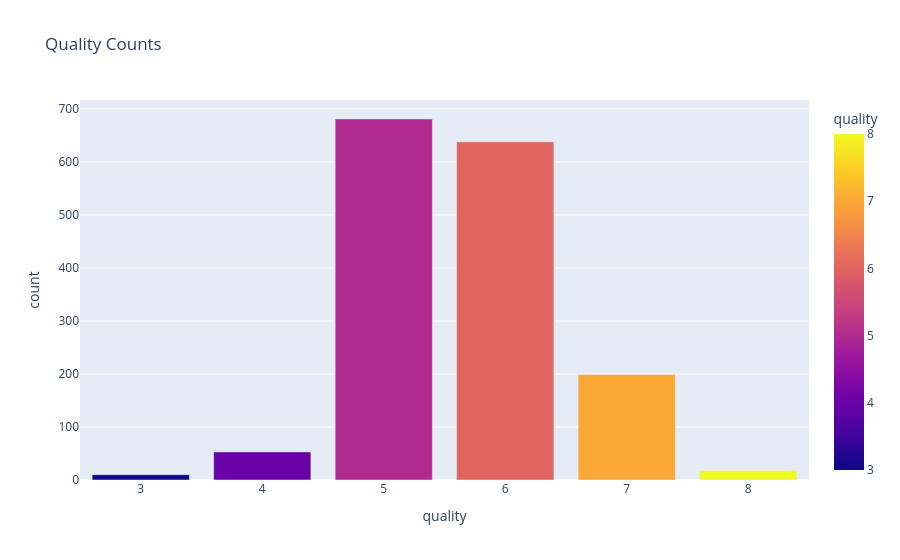

Source (notebook cell):
### Code cell
import plotly.express as px
quality_counts = df["quality"].value_counts().reset_index()
quality_counts.columns = ['quality', 'count']
fig = px.bar(quality_counts, x='quality', y='count', title='Quality Counts', color='quality')
fig.show()

### Figure 1 — Plotly figure (JSON) as saved in the notebook; plotly's stock layout.template omitted (floating-point values rounded to 4 significant figures)
{"data": [{"alignmentgroup": "True", "hovertemplate": "quality=%{marker.color}<br>count=%{y}<extra></extra>", "legendgroup": "", "marker": {"color": [5, 6, 7, 4, 8, 3], "coloraxis": "coloraxis", "pattern": {"shape": ""}}, "name": "", "offsetgroup": "", "orientation": "v", "showlegend": false, "textposition": "auto", "type": "bar", "x": [5, 6, 7, 4, 8, 3], "xaxis": "x", "y": [681, 638, 199, 53, 18, 10], "yaxis": "y"}], "layout": {"autosize": true, "barmode": "relative", "coloraxis": {"colorbar": {"title": {"text": "quality"}}, "colorscale": [[0, "#0d0887"], [0.1111, "#46039f"], [0.2222, "#7201a8"], [0.3333, "#9c179e"], [0.4444, "#bd3786"], [0.5556, "#d8576b"], [0.6667, "#ed7953"], [0.7778, "#fb9f3a"], [0.8889, "#fdca26"], [1, "#f0f921"]]}, "legend": {"tracegroupgap": 0}, "title": {"text": "Quality Counts"}, "xaxis": {"anchor": "y", "autorange": true, "domain": [0, 1], "range": [2.5, 8.5], "title": {"text": "quality"}, "type": "linear"}, "yaxis": {"anchor": "x", "autorange": true, "domain": [0, 1], "range": [0, 716.8], "title": {"text": "count"}, "type": "linear"}}}
